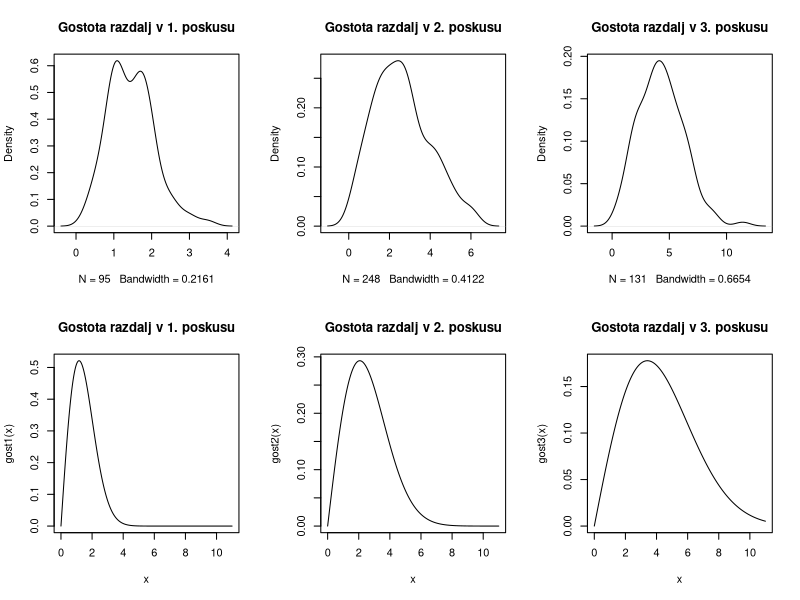

This figure's R source:
#Nastavimo mesto datoteke (Po potrebi spremenite na mesto, kamor ste shranili datoteke)
setwd("C:/Users/Uporabnik/Documents/GitHub/STAT")

#Naložimo podatke eksperimentov
kratki <- read.csv("Kromatin_kratki.csv")
srednji <- read.csv("Kromatin_srednji.csv")
dolgi <- read.csv("Kromatin_dolgi.csv")

#Za cenilko, ki smo jo pridobili po metodi momentov, izračunamo numerične približke

#Prvi eksperiment
n1 <- nrow(kratki)
x1 <- kratki[, 1]
t1 <- sqrt(2/pi)*mean(x1)

#SE1 MORA BITI ZA CENILKO

#Drugi eksperiment
n2 <- nrow(srednji)
x2 <- srednji[, 1]
t2 <- sqrt(2/pi)*mean(x2)

#SE2 MORA BITI ZA CENILKO

#Tretji eksperiment
n3 <- nrow(dolgi)
x3 <- dolgi[, 1]
t3 <- sqrt(2/pi)*mean(x3)

#SE3 MORA BITI ZA CENILKO

#Zapišimo ocenjene gostote porazdelitve

gostota <- function(y, t) {
# y je vektor razdalj, t skalarni parameter
	if(t != 0) {
		b <- rep(0, length(y)) #vektor v katerega hranimo rezultate
		for (i in 1:length(y)){
			if(y[i] >0){
				b[i] <- y[i]/(t)^2 * exp(- (y[i]^2) / (2*(t)^2))
			}
			else {
				b[i] <- 0
			}
		}
	}
	return(b)
}

gost1 <- function(r) {
	gostota(r, t1)
}

gost2 <- function(r) {
	gostota(r, t2)
}

gost3 <- function(r) {
	gostota(r, t3)
}

#Za vsak eksperiment še narišemo gostoto porazdelitve

par(mfrow=c(2, 3))
plot(density(x1), main="Gostota razdalj v 1. poskusu")
plot(density(x2), main="Gostota razdalj v 2. poskusu")
plot(density(x3), main="Gostota razdalj v 3. poskusu")

x <- seq(0, 11, 0.01)
plot(x, gost1(x), type="l", main="Gostota razdalj v 1. poskusu")
plot(x, gost2(x), type="l", main="Gostota razdalj v 2. poskusu")
plot(x, gost3(x), type="l", main="Gostota razdalj v 3. poskusu")


cat("Približek za theta v prvem eksperimentu je", t1, ".")
#cat("Standardna napaka v njem pa znaša",SE1, ".")

cat("Približek za theta v drugem eksperimentu je", t2, ".")
#cat("Standardna napaka v njem znaša", SE2, ".")

cat("Približek za theta v tretjem eksperimentu je", t3, ".")
#cat("Standardna napaka v njem znaša ", SE3, ".")
